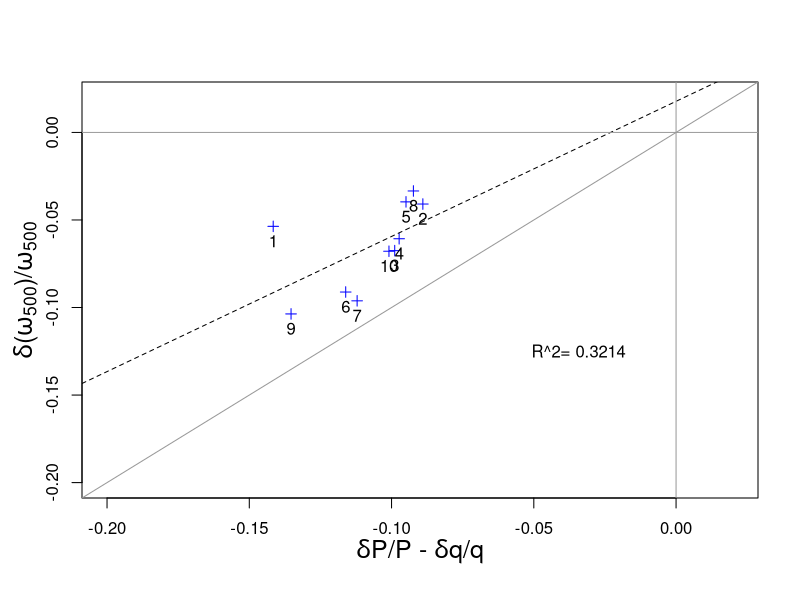

This chart was generated by the following R code:
library(plotrix)
require(plotrix)
mydata=read.table('data.txt')
plot(mydata, ylab='',xlab='' , xlim=c(-0.2,0.02), ylim=c(-0.2,0.02), main='', pch=3, cex.main=2,cex.lab=1.5, frame.plot=TRUE,col='blue')
title(ylab=expression(delta*'('*omega*''[500]*')/'*omega*''[500]),cex.lab=1.5,line=2)
title(xlab=expression(delta*'P/P - '*delta*'q/q'),cex.lab=1.5,line=2.5)
reg<-lm(V2~V1, data=mydata)
abline(reg, lty='dashed')
abline(h = 0, v = 0, col = "gray60")
abline(a=0,b=1,col = "gray60")
xy<-plotrix::emptyspace(mydata)
plotrix::boxed.labels(xy,bty='n',labels=paste("R^2=", format(summary(reg)$r.squared, digits=4)),border=FALSE)
numbers <- c("1","2","3","4","5","6","7","8","9","10")
text(mydata, numbers, cex=1, pos=1)
